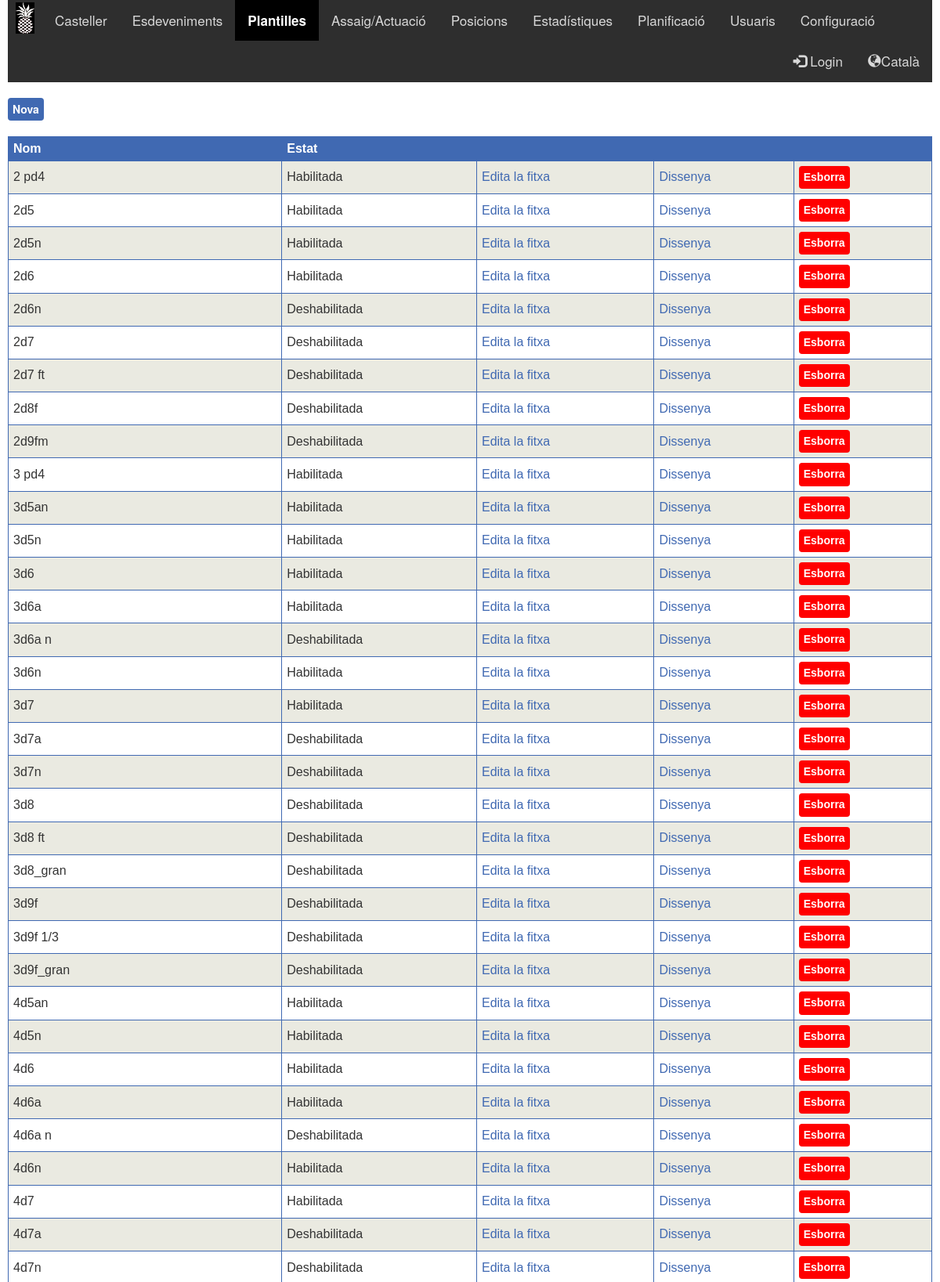
Screenshot of /Plantilla.php (signed in, upper part) with the database file from the repository.
### tables this page shows
CREATE TABLE `PLANTILLA` (
  `Plantilla_ID` int(11) NOT NULL,
  `Nom` varchar(20) NOT NULL,
  `Estat` int(11) NOT NULL,
  `W` int(11) NOT NULL DEFAULT 1000,
  `H` int(11) NOT NULL DEFAULT 700,
  `Pestanya_1` varchar(50) NOT NULL,
  `Pestanya_2` varchar(50) NOT NULL,
  `Pestanya_3` varchar(50) NOT NULL,
  `Pestanya_4` varchar(50) NOT NULL
);

### Plantilla.php (the view, shortened to what this page needs)
<html>
<head>
</head>
<?php include "$_SERVER[DOCUMENT_ROOT]/pinyator/Style.php";?>
<body class="popup">
	<?php $menu=3; include "$_SERVER[DOCUMENT_ROOT]/pinyator/Menu.php";?>
 <a href="Plantilla_Fitxa.php" class="boto">Nova</a> <br><br>
	<table class="llistes">
	  <tr class="llistes">
		<th class="llistes">Nom</th>
		<th class="llistes">Estat</th>
		<th class="llistes"></th>
		<th class="llistes"></th>
		<th class="llistes"></th>
	  </tr>
	<?php
		include "$_SERVER[DOCUMENT_ROOT]/pinyator/Connexio.php";
		$sql="SELECT PLANTILLA_ID, NOM, ESTAT
		FROM PLANTILLA
		ORDER BY NOM";
		$result = mysqli_query($conn, $sql);
		if (mysqli_num_rows($result) > 0)
		{
			while($row = mysqli_fetch_assoc($result))
			{
				$estat="Deshabilitada";
				if($row["ESTAT"] == 1)
				{
					$estat="Habilitada";
				}
				echo "<tr class='llistes'>
				<td class='llistes'>".$row["NOM"]."</td>
				<td class='llistes'>".$estat."</td>
				<td class='llistes'><a href='Plantilla_Fitxa.php?id=".$row["PLANTILLA_ID"]."&nom=".$row["NOM"]."'>Edita la fitxa</a></td>
				<td class='llistes'><a href='Plantilla_Disseny.php?id=".$row["PLANTILLA_ID"]."&nom=".$row["NOM"]."'>Dissenya</a></td>
				<td class='llistes'><button class='boto boto_remove' name='Plantilla_Desa.php?id=".$row["PLANTILLA_ID"]."&a=1' onClick='ShowPopup(this)'>Esborra</button></td>
				</tr>";
			}
		}
		else if (mysqli_error($conn) != "")
		{
			echo "Error: " . $sql . "<br>" . mysqli_error($conn);
		}
	?>
   </body>
</html>

### Style_Custom.css (style rules this page uses)
table.llistes { font-family: arial, sans-serif; border-collapse: collapse; width: 100%; }
th.llistes { border: 1px solid #4069B2; text-align: left; padding: 6px; background-color: #4069B2; color: #FFF; }
td.llistes { border: 1px solid #4069B2; text-align: left; padding: 6px; }
tr.llistes:nth-child(even) { background-color: #eaeae1; }
td.llistes a { color: #4069B2; }
.boto { display: inline-block; padding: 2px 6px; font-size: 14px; line-height: 1.8; vertical-align: bottom; -webkit-appearance: none; -moz-appearance: none; appearance: none; -webkit-box-shadow: none; -moz-box-shadow: none; box-shadow: none; -webkit-border-radius: 0; -moz-border-radius: 0; border-radius: 4px; color: #FFF; background-color: #4069B2; border-color:#1D51B2; border: none; text-align: center; white-space: nowrap; vertical-align: middle; cursor: pointer; -moz-user-select: none; background-image: none; font-weight: bold; }
.boto_remove { background-color: red; }
.popup { -webkit-user-select: none; -moz-user-select: none; -ms-user-select: none; user-select: none; }

### rows the page displays
plantilla: Nom "2 pd4", Estat "Habilitada"
plantilla: Nom "2d5", Estat "Habilitada"
plantilla: Nom "2d5n", Estat "Habilitada"
plantilla: Nom "2d6", Estat "Habilitada"
plantilla: Nom "2d6n", estat "Deshabilitada"
plantilla: Nom "2d7", estat "Deshabilitada"
plantilla: Nom "2d7 ft", estat "Deshabilitada"
plantilla: Nom "2d8f", estat "Deshabilitada"
plantilla: Nom "2d9fm", estat "Deshabilitada"
plantilla: Nom "3 pd4", Estat "Habilitada"
plantilla: Nom "3d5an", Estat "Habilitada"
plantilla: Nom "3d5n", Estat "Habilitada"
plantilla: Nom "3d6", Estat "Habilitada"
plantilla: Nom "3d6a", Estat "Habilitada"
plantilla: Nom "3d6a n", estat "Deshabilitada"
plantilla: Nom "3d6n", Estat "Habilitada"
plantilla: Nom "3d7", Estat "Habilitada"
plantilla: Nom "3d7a", estat "Deshabilitada"
plantilla: Nom "3d7n", estat "Deshabilitada"
plantilla: Nom "3d8", estat "Deshabilitada"
plantilla: Nom "3d8 ft", estat "Deshabilitada"
plantilla: Nom "3d8_gran", estat "Deshabilitada"
plantilla: Nom "3d9f", estat "Deshabilitada"
plantilla: Nom "3d9f 1/3", estat "Deshabilitada"
plantilla: Nom "3d9f_gran", estat "Deshabilitada"
plantilla: Nom "4d5an", Estat "Habilitada"
plantilla: Nom "4d5n", Estat "Habilitada"
plantilla: Nom "4d6", Estat "Habilitada"
plantilla: Nom "4d6a", Estat "Habilitada"
plantilla: Nom "4d6a n", estat "Deshabilitada"
plantilla: Nom "4d6n", Estat "Habilitada"
plantilla: Nom "4d7", Estat "Habilitada"
plantilla: Nom "4d7a", estat "Deshabilitada"
plantilla: Nom "4d7n", estat "Deshabilitada"

### other values shown
_('Esdeveniments') "Esdeveniments"
_('Plantilles') "Plantilles"
_('Assaig/Actuació') "Assaig/Actuació"
_('Posicions') "Posicions"
_('Estadístiques') "Estadístiques"
_('Planificació') "Planificació"
_('Usuaris') "Usuaris"
_('Configuració') "Configuració"
$altLangName "Català"
